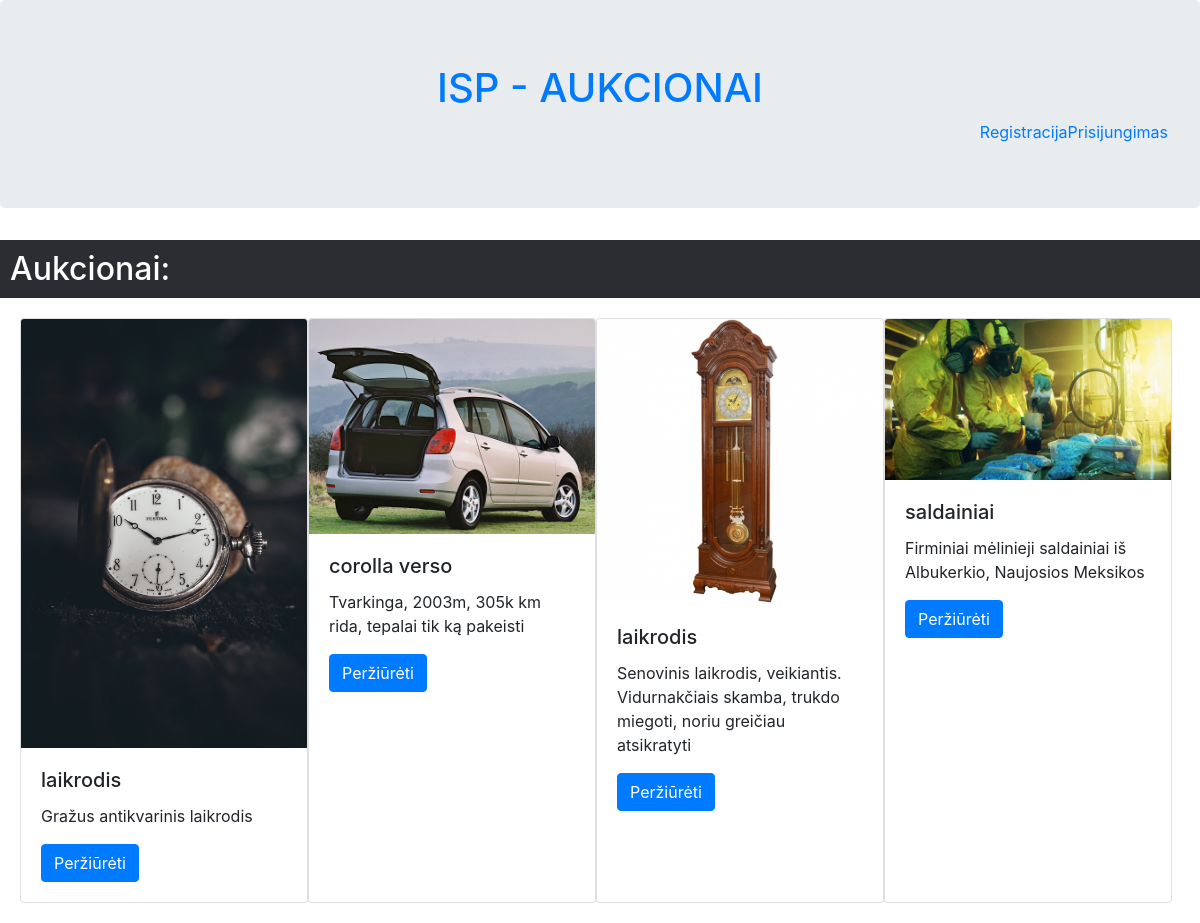
The app's page /Aukcionu_saraso_langas.php with its own data.
### tables this page shows
CREATE TABLE `preke` (
  `aprasymas` varchar(255) NOT NULL,
  `data` datetime NOT NULL DEFAULT current_timestamp(),
  `pavadinimas` varchar(64) NOT NULL,
  `kategorija` int(11) NOT NULL,
  `id_Preke` int(11) NOT NULL,
  `fk_Vartotojasid_Vartotojas` int(11) NOT NULL
);

CREATE TABLE `nuotrauka` (
  `pavadinimas` varchar(64) NOT NULL,
  `nuoroda` text NOT NULL,
  `formatas` int(11) NOT NULL,
  `id_Nuotrauka` int(11) NOT NULL,
  `fk_Prekeid_Preke` int(11) NOT NULL
);

### Aukcionu_saraso_langas.php (the view, shortened to what this page needs)
<!DOCTYPE html>
<html>
   <head>
        <link rel="stylesheet" href="https://cdn.jsdelivr.net/npm/bootstrap@4.6.1/dist/css/bootstrap.min.css">
</head>
<body>
<?php include("header.php");?>
        <h2 style="background-color: #2b2d33;color:white;  padding:10px">Aukcionai:</h2>
		<div class="content">
			<?php
			$db = mysqli_connect(config::DB_SERVER, config::DB_USERNAME, config::DB_PASSWORD, config::DB_NAME);
			$kategorija = "kategorija";
            $query = "SELECT *
					FROM preke
					INNER JOIN aukcionas ON preke.id_Preke=aukcionas.fk_Prekeid_Preke
					LEFT JOIN nuotrauka ON preke.id_Preke=nuotrauka.fk_Prekeid_Preke
					WHERE preke.kategorija=" . $kategorija . "
					AND aukcionas.statusas=4";
            $result = mysqli_query($db, $query);
            foreach ($result as $item){
	            echo "<div class='card' style='width: 18rem; border:1;'>
				<img src='" . $item['nuoroda'] . "' class='card-img-top' alt='...'>
				<div class='card-body'>
					<h5 class='card-title'>". $item['pavadinimas']."</h5>
					<p class='card-text'>".$item['aprasymas']."</p>
					<a href='Aukciono_langas.php?id=".$item['id_Aukcionas']."' class='btn btn-primary'>Peržiūrėti</a>
				</div>
			</div>";
			}
			?>
</body>
</html>

### Aukcionu_saraso_langas.php (style rules this page uses)
.content { display: flex; flex-wrap: wrap; margin: 10px; padding: 10px; }

### records on screen
preke: nuotrauka.nuoroda (picture), nuotrauka.pavadinimas "laikrodis", aprasymas "Gražus antikvarinis laikrodis"
preke: nuotrauka.nuoroda (picture), nuotrauka.pavadinimas "corolla verso", aprasymas "Tvarkinga, 2003m, 305k km rida, tepalai tik ką pakeisti"
preke: nuotrauka.nuoroda (picture), nuotrauka.pavadinimas "laikrodis", aprasymas "Senovinis laikrodis, veikiantis. Vidurnakčiais skamba, trukdo miegoti, noriu greičiau atsikratyti"
preke: nuotrauka.nuoroda (picture), nuotrauka.pavadinimas "saldainiai", aprasymas "Firminiai mėlinieji saldainiai iš Albukerkio, Naujosios Meksikos"
